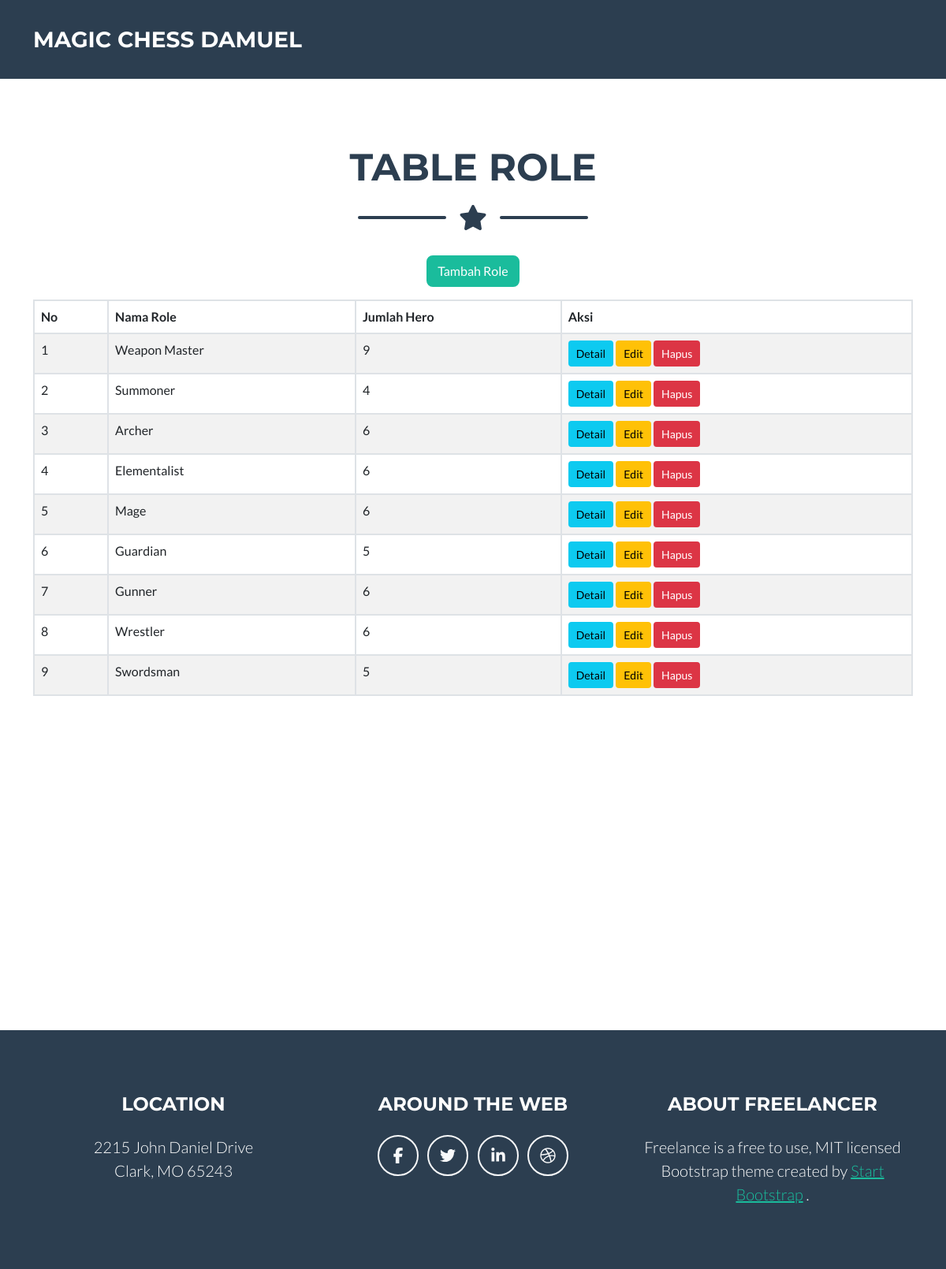
The app's page /index.php/role/role_index with its own data.
### tables this page shows
CREATE TABLE `role` (
  `id` int(50) NOT NULL,
  `nama_role` varchar(50) NOT NULL,
  `jmlh_hero` int(11) NOT NULL
);

### application/controllers/Role.php (called while the page is built, shortened)
<?php
class Role extends CI_Controller
{
    public function __construct()
    {
        $this->load->model('Role_model');
    }
    public function role_index()
    {
        $data['judul'] = "Halaman Role";
        $data['roles'] = $this->Role_model->get_all_roles();
        $this->load->view("layout/header2");
        $this->load->view("role/vw_role", $data);
        $this->load->view("layout/footer");
    }
}

### index.php (called while the page is built, shortened)
<?php
require_once BASEPATH.'core/CodeIgniter.php';

### application/models/Role_model.php (called while the page is built, shortened)
<?php
class Role_model extends CI_Model
{
    public function get_all_roles()
    {
        $query = $this->db->get('role');
        return $query->result();
    }
}

### application/views/role/vw_role.php (the view, shortened to what this page needs)
<section class="page-section portfolio" id="table">
    <div class="container">
        <h2 class="page-section-heading text-center text-uppercase text-secondary mb-0">Table Role</h2>
        <div class="divider-custom">
            <div class="divider-custom-line"></div>
            <div class="divider-custom-icon"><i class="fas fa-star"></i></div>
            <div class="divider-custom-line"></div>
        </div>
        <div class="text-center mb-3">
            <a href="<?= base_url('Role/role_tambah') ?>" class="btn btn-primary">Tambah Role</a>
        </div>
        <div class="table-responsive">
            <table class="table table-bordered table-striped">
                <thead>
                    <tr>
                        <th>No</th>
                        <th>Nama Role</th>
                        <th>Jumlah Hero</th>
                        <th>Aksi</th>
                    </tr>
                </thead>
                <tbody>
                    <?php if (!empty($roles)): ?>
                        <?php foreach ($roles as $index => $role): ?>
                            <tr>
                                <td><?= $index + 1 ?></td>
                                <td><?= $role->nama_role ?></td>
                                <td><?= $role->jmlh_hero ?></td>
                                <td>
                                    <a href="<?= base_url('Role/role_detail/' . $role->id) ?>" class="btn btn-info btn-sm">Detail</a>
                                    <a href="<?= base_url('Role/role_edit/' . $role->id) ?>" class="btn btn-warning btn-sm">Edit</a>
                                    <a href="<?= base_url('Role/role_hapus/' . $role->id) ?>" class="btn btn-danger btn-sm">Hapus</a>
                                </td>
                            </tr>
                        <?php endforeach; ?>
                    <?php else: ?>
                        <tr>
                            <td colspan="4">Tidak ada data role.</td>
                        </tr>
                    <?php endif; ?>
                </tbody>
            </table>
        </div>
    </div>
</section>

### records on screen
role: nama_role "Weapon Master", jmlh_hero "9"
role: nama_role "Summoner", jmlh_hero "4"
role: nama_role "Archer", jmlh_hero "6"
role: nama_role "Elementalist", jmlh_hero "6"
role: nama_role "Mage", jmlh_hero "6"
role: nama_role "Guardian", jmlh_hero "5"
role: nama_role "Gunner", jmlh_hero "6"
role: nama_role "Wrestler", jmlh_hero "6"
role: nama_role "Swordsman", jmlh_hero "5"
